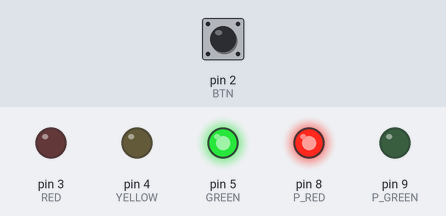
The sketch below on a simulated Arduino Uno, built with avr-gcc and run on an emulated ATmega328P. On the bench: output pins drawn as LEDs (lit = HIGH). Inputs (shaded band) come from the test bench; at power-on: pin 2 (BTN) LOW.

Above: at 1.2 s.
1.3 s: pin 2 (BTN) pulled HIGH for 0.15 s
At 4.3 s:
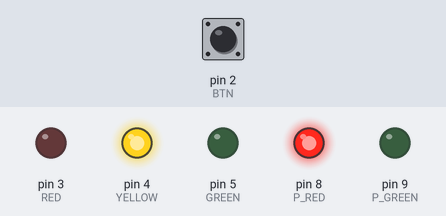
At 5.8 s:
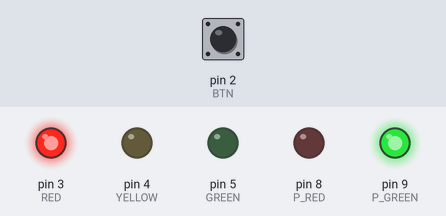
Timing chart, 0 to 11.8 s (numbered marks = the images above; inputs shaded):
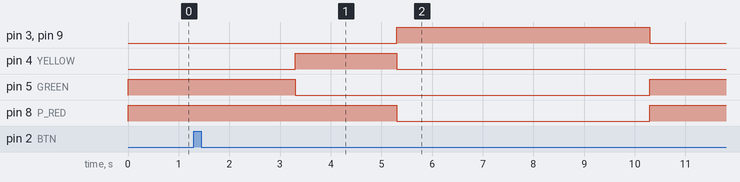

The sketch:

Semaforo.ino
```cpp
// C++ code
//
#define RED 3
#define YELLOW 4
#define GREEN 5
#define P_RED 8
#define P_GREEN 9
#define BTN 2

void setup()
{
  pinMode(RED, OUTPUT);
  pinMode(YELLOW, OUTPUT);
  pinMode(GREEN, OUTPUT);
  pinMode(P_RED, OUTPUT);
  pinMode(P_GREEN, OUTPUT);
  pinMode(BTN, INPUT);

  //Initial State
  digitalWrite(GREEN, HIGH);
  digitalWrite(P_RED, HIGH);
}

void loop()
{
  if(digitalRead(BTN)){

    //Already in Green
    delay(2000); //Wait 2 seconds


    //To Yellow
    digitalWrite(GREEN, LOW);
    digitalWrite(YELLOW, HIGH);
    delay(2000); //Wait 2 seconds


    //To Red
    digitalWrite(YELLOW, LOW);
    digitalWrite(P_RED, LOW);
    digitalWrite(RED, HIGH);
    digitalWrite(P_GREEN, HIGH);
    delay(5000); //Wait 5 seconds


    //To Green
    digitalWrite(GREEN, HIGH);
    digitalWrite(P_RED, HIGH);
    digitalWrite(RED, LOW);
    digitalWrite(P_GREEN, LOW);
  }
}
```

Measured:
- after the input at 1.3 s, pin 3 (RED), pin 9 (P_GREEN): LOW → HIGH after 4.0 s, → LOW 5.0 s later; pin 4 (YELLOW): LOW → HIGH after 2.0 s, → LOW 2.0 s later; pin 5 (GREEN): HIGH → LOW after 2.0 s, → HIGH 7.0 s later; pin 8 (P_RED): HIGH → LOW after 4.0 s, → HIGH 5.0 s later
